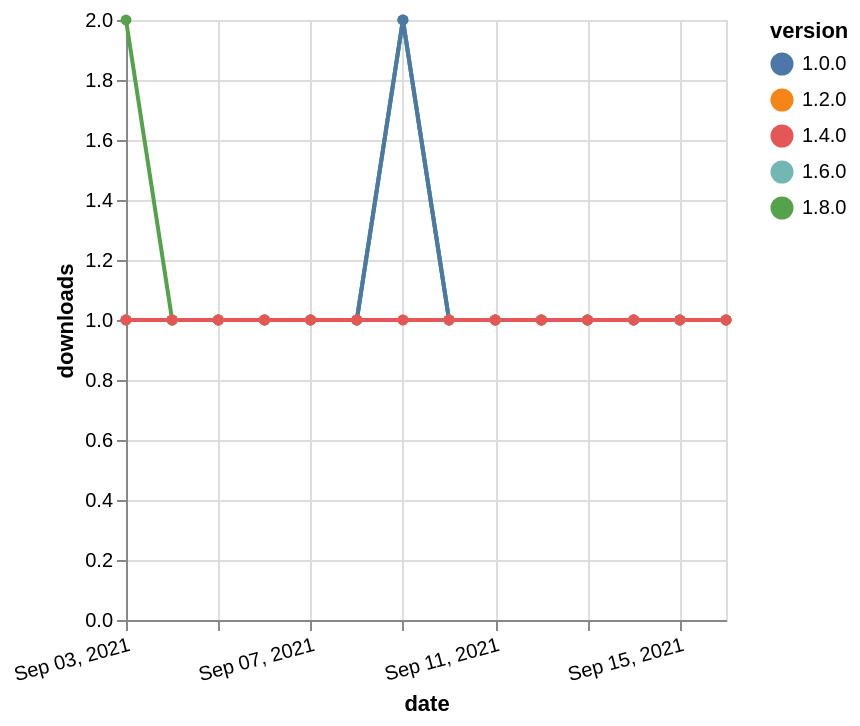

Specify this chart in Vega-Lite:
### Vega-Lite specification from a JSON file in a GitHub repository (floating-point values rounded to 4 significant figures)
{"$schema": "https://vega.github.io/schema/vega-lite/v5.json", "description": "A simple bar chart with embedded data.", "data": {"values": [{"date": "2021-09-03", "total": 163, "delta": 1, "version": "1.6.0"}, {"date": "2021-09-04", "total": 164, "delta": 1, "version": "1.6.0"}, {"date": "2021-09-05", "total": 165, "delta": 1, "version": "1.6.0"}, {"date": "2021-09-06", "total": 166, "delta": 1, "version": "1.6.0"}, {"date": "2021-09-07", "total": 167, "delta": 1, "version": "1.6.0"}, {"date": "2021-09-08", "total": 168, "delta": 1, "version": "1.6.0"}, {"date": "2021-09-09", "total": 170, "delta": 2, "version": "1.6.0"}, {"date": "2021-09-10", "total": 171, "delta": 1, "version": "1.6.0"}, {"date": "2021-09-11", "total": 172, "delta": 1, "version": "1.6.0"}, {"date": "2021-09-12", "total": 173, "delta": 1, "version": "1.6.0"}, {"date": "2021-09-13", "total": 174, "delta": 1, "version": "1.6.0"}, {"date": "2021-09-14", "total": 175, "delta": 1, "version": "1.6.0"}, {"date": "2021-09-15", "total": 176, "delta": 1, "version": "1.6.0"}, {"date": "2021-09-16", "total": 177, "delta": 1, "version": "1.6.0"}, {"date": "2021-09-03", "total": 117, "delta": 2, "version": "1.8.0"}, {"date": "2021-09-04", "total": 118, "delta": 1, "version": "1.8.0"}, {"date": "2021-09-05", "total": 119, "delta": 1, "version": "1.8.0"}, {"date": "2021-09-06", "total": 120, "delta": 1, "version": "1.8.0"}, {"date": "2021-09-07", "total": 121, "delta": 1, "version": "1.8.0"}, {"date": "2021-09-08", "total": 122, "delta": 1, "version": "1.8.0"}, {"date": "2021-09-09", "total": 124, "delta": 2, "version": "1.8.0"}, {"date": "2021-09-10", "total": 125, "delta": 1, "version": "1.8.0"}, {"date": "2021-09-11", "total": 126, "delta": 1, "version": "1.8.0"}, {"date": "2021-09-12", "total": 127, "delta": 1, "version": "1.8.0"}, {"date": "2021-09-13", "total": 128, "delta": 1, "version": "1.8.0"}, {"date": "2021-09-14", "total": 129, "delta": 1, "version": "1.8.0"}, {"date": "2021-09-15", "total": 130, "delta": 1, "version": "1.8.0"}, {"date": "2021-09-16", "total": 131, "delta": 1, "version": "1.8.0"}, {"date": "2021-09-03", "total": 187, "delta": 1, "version": "1.0.0"}, {"date": "2021-09-04", "total": 188, "delta": 1, "version": "1.0.0"}, {"date": "2021-09-05", "total": 189, "delta": 1, "version": "1.0.0"}, {"date": "2021-09-06", "total": 190, "delta": 1, "version": "1.0.0"}, {"date": "2021-09-07", "total": 191, "delta": 1, "version": "1.0.0"}, {"date": "2021-09-08", "total": 192, "delta": 1, "version": "1.0.0"}, {"date": "2021-09-09", "total": 194, "delta": 2, "version": "1.0.0"}, {"date": "2021-09-10", "total": 195, "delta": 1, "version": "1.0.0"}, {"date": "2021-09-11", "total": 196, "delta": 1, "version": "1.0.0"}, {"date": "2021-09-12", "total": 197, "delta": 1, "version": "1.0.0"}, {"date": "2021-09-13", "total": 198, "delta": 1, "version": "1.0.0"}, {"date": "2021-09-14", "total": 199, "delta": 1, "version": "1.0.0"}, {"date": "2021-09-15", "total": 200, "delta": 1, "version": "1.0.0"}, {"date": "2021-09-16", "total": 201, "delta": 1, "version": "1.0.0"}, {"date": "2021-09-03", "total": 171, "delta": 1, "version": "1.2.0"}, {"date": "2021-09-04", "total": 172, "delta": 1, "version": "1.2.0"}, {"date": "2021-09-05", "total": 173, "delta": 1, "version": "1.2.0"}, {"date": "2021-09-06", "total": 174, "delta": 1, "version": "1.2.0"}, {"date": "2021-09-07", "total": 175, "delta": 1, "version": "1.2.0"}, {"date": "2021-09-08", "total": 176, "delta": 1, "version": "1.2.0"}, {"date": "2021-09-09", "total": 177, "delta": 1, "version": "1.2.0"}, {"date": "2021-09-10", "total": 178, "delta": 1, "version": "1.2.0"}, {"date": "2021-09-11", "total": 179, "delta": 1, "version": "1.2.0"}, {"date": "2021-09-12", "total": 180, "delta": 1, "version": "1.2.0"}, {"date": "2021-09-13", "total": 181, "delta": 1, "version": "1.2.0"}, {"date": "2021-09-14", "total": 182, "delta": 1, "version": "1.2.0"}, {"date": "2021-09-15", "total": 183, "delta": 1, "version": "1.2.0"}, {"date": "2021-09-16", "total": 184, "delta": 1, "version": "1.2.0"}, {"date": "2021-09-03", "total": 142, "delta": 1, "version": "1.4.0"}, {"date": "2021-09-04", "total": 143, "delta": 1, "version": "1.4.0"}, {"date": "2021-09-05", "total": 144, "delta": 1, "version": "1.4.0"}, {"date": "2021-09-06", "total": 145, "delta": 1, "version": "1.4.0"}, {"date": "2021-09-07", "total": 146, "delta": 1, "version": "1.4.0"}, {"date": "2021-09-08", "total": 147, "delta": 1, "version": "1.4.0"}, {"date": "2021-09-09", "total": 148, "delta": 1, "version": "1.4.0"}, {"date": "2021-09-10", "total": 149, "delta": 1, "version": "1.4.0"}, {"date": "2021-09-11", "total": 150, "delta": 1, "version": "1.4.0"}, {"date": "2021-09-12", "total": 151, "delta": 1, "version": "1.4.0"}, {"date": "2021-09-13", "total": 152, "delta": 1, "version": "1.4.0"}, {"date": "2021-09-14", "total": 153, "delta": 1, "version": "1.4.0"}, {"date": "2021-09-15", "total": 154, "delta": 1, "version": "1.4.0"}, {"date": "2021-09-16", "total": 155, "delta": 1, "version": "1.4.0"}]}, "width": "container", "mark": {"type": "line", "point": {"filled": true}}, "encoding": {"x": {"field": "date", "type": "temporal", "timeUnit": "yearmonthdate", "title": "date", "axis": {"labelAngle": -15}}, "y": {"field": "delta", "type": "quantitative", "title": "downloads"}, "color": {"field": "version", "type": "nominal"}, "tooltip": {"field": "delta"}}}
